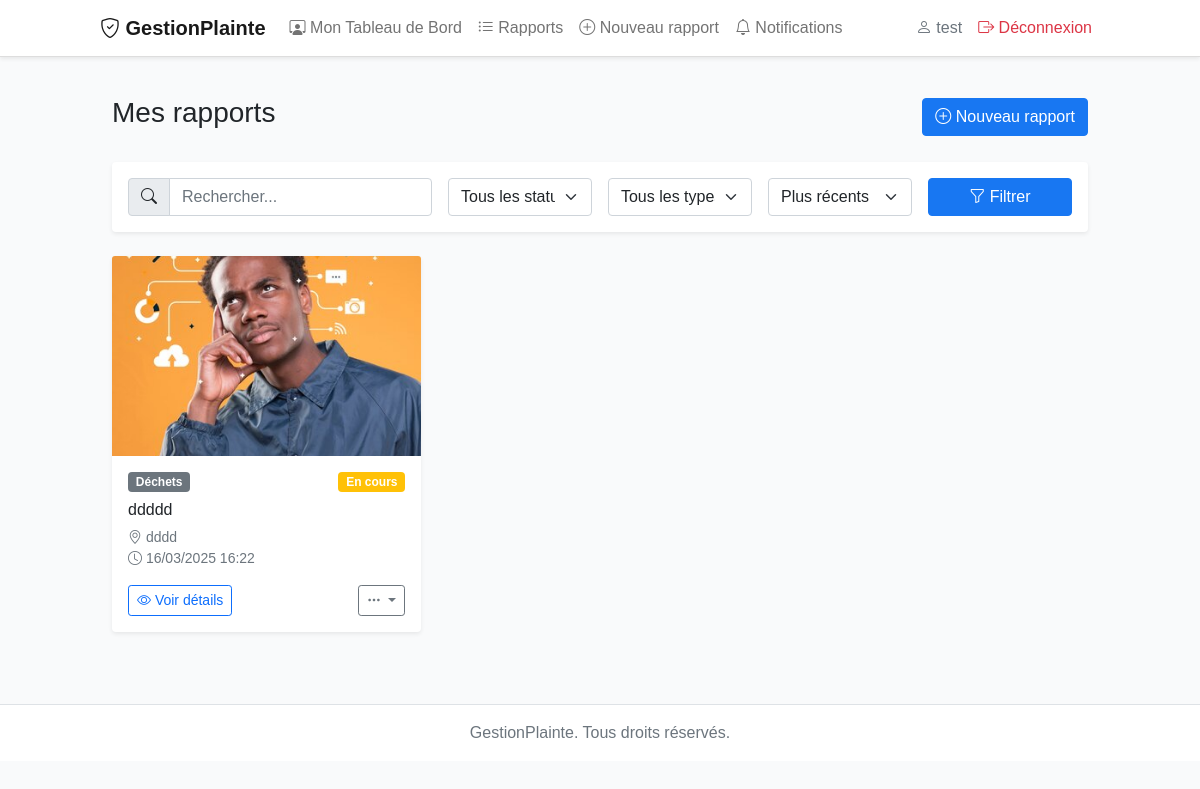
The app's page /reports/ (signed in) with its own data.
### plaintes/models.py (models this page shows, shortened)
class User(AbstractUser):
    ROLES = (
        ('citizen', 'Citoyen'),  # Rôle de citoyen
        ('admin', 'Administrateur'),  # Rôle d'administrateur
        ('moderator', 'Modérateur'),  # Rôle de modérateur
    )
    role = models.CharField(max_length=20, choices=ROLES, default='citizen')
    phone_number = models.CharField(max_length=15, blank=True, null=True)

class Report(models.Model):
    PROBLEM_TYPES = (
        ('waste', 'Déchets'),  # Problèmes liés aux déchets
        ('road', 'Routes endommagées'),  # Problèmes de routes
        ('water', 'Coupures d\'eau'),  # Problèmes d'approvisionnement en eau
        ('electricity', 'Problèmes électriques'),  # Problèmes d'électricité
        ('other', 'Autres'),  # Autres types de problèmes
    )
    STATUS_CHOICES = (
        ('received', 'Reçu'),  # Rapport reçu
        ('in_progress', 'En cours'),  # Rapport en cours de traitement
        ('rejected', 'Rejeté'),  # Rapport rejeté
        ('resolved', 'Résolu'),  # Rapport résolu
    )
    user = models.ForeignKey(User, on_delete=models.CASCADE)
    description = models.TextField()
    problem_type = models.CharField(max_length=20, choices=PROBLEM_TYPES, default='other')
    location = models.CharField(max_length=255)
    status = models.CharField(max_length=20, choices=STATUS_CHOICES, default='received')
    created_at = models.DateTimeField(auto_now_add=True)
    updated_at = models.DateTimeField(auto_now=True)
    media = models.FileField(upload_to='reports/', blank=True, null=True)

### plaintes/views.py (the view)
# urls.py: path('reports/', views.report_list, name='report_list'),
@login_required
def report_list(request):
    reports = Report.objects.all()
    if request.user.role != 'admin':
        reports = reports.filter(user=request.user)
    status = request.GET.get('status')
    problem_type = request.GET.get('type')
    search = request.GET.get('search')
    sort = request.GET.get('sort', '-created_at')
    if status:
        reports = reports.filter(status=status)
    if problem_type:
        reports = reports.filter(problem_type=problem_type)
    if search:
        reports = reports.filter(description__icontains=search)
    valid_sort_fields = ['created_at', '-created_at', 'updated_at', '-updated_at', 'status', '-status']
    if sort not in valid_sort_fields:
        sort = '-created_at'  # Valeur par défaut si le tri est invalide
    reports = reports.order_by(sort)
    paginator = Paginator(reports, 12)
    page = request.GET.get('page')
    reports = paginator.get_page(page)
    context = {
        'reports': reports,
        'current_status': status,
        'current_type': problem_type,
        'current_search': search,
        'current_sort': sort
    }
    return render(request, 'plaintes/report_list.html', context)

### plaintes/templates/plaintes/report_list.html (shortened to what this page needs)
{% extends 'plaintes/pricipal.html' %}
{% load static %}
{% block content %}
<div class="container py-4">
    <div class="row mb-4">
        <div class="col-12">
            <div class="d-flex justify-content-between align-items-center mb-4">
                <h1 class="h3">
                    {% if request.GET.admin %}
                        Liste des rapports
                    {% else %}
                        Mes rapports
                    {% endif %}
                </h1>
                <a href="{% url 'create_report' %}" class="btn btn-primary">
                    <i class="bi bi-plus-circle"></i> Nouveau rapport
                </a>
            </div>
            <div class="card border-0 shadow-sm">
                <div class="card-body">
                    <form method="get" class="row g-3">
                        <div class="col-md-4">
                            <div class="input-group">
                                <span class="input-group-text">
                                    <i class="bi bi-search"></i>
                                </span>
                                <input type="text" name="search" class="form-control" placeholder="Rechercher..." value="{{ search_query }}">
                            </div>
                        </div>
                        <div class="col-md-2">
                            <select name="status" class="form-select">
                                <option value="">Tous les statuts</option>
                            </select>
                        </div>
                        <div class="col-md-2">
                            <select name="type" class="form-select">
                                <option value="">Tous les types</option>
                            </select>
                        </div>
                        <div class="col-md-2">
                            <select name="sort" class="form-select">
                                <option value="newest" {% if sort == 'newest' %}selected{% endif %}>Plus récents</option>
                            </select>
                        </div>
                        <div class="col-md-2">
                            <button type="submit" class="btn btn-primary w-100">
                                <i class="bi bi-funnel"></i> Filtrer
                            </button>
                        </div>
                    </form>
                </div>
            </div>
        </div>
    </div>
    <div class="row">
        {% if reports %}
            {% for report in reports %}
                <div class="col-md-6 col-lg-4 mb-4">
                    <div class="card h-100 border-0 shadow-sm">
                        {% if report.media %}
                            <img src="{{ report.media.url }}" class="card-img-top" alt="Media" style="height: 200px; object-fit: cover;">
                        {% endif %}
                        <div class="card-body">
                            <div class="d-flex justify-content-between align-items-start mb-2">
                                <span class="badge bg-secondary">{{ report.get_problem_type_display }}</span>
                                <span class="badge {% if report.status == 'received' %}bg-info
                                    {% elif report.status == 'in_progress' %}bg-warning
                                    {% elif report.status == 'resolved' %}bg-success
                                    {% else %}bg-danger{% endif %}">
                                    {{ report.get_status_display }}
                                </span>
                            </div>
                            <h5 class="card-title text-truncate">{{ report.description|truncatechars:50 }}</h5>
                            <p class="card-text small text-muted mb-3">
                                <i class="bi bi-geo-alt"></i> {{ report.location }}<br>
                                <i class="bi bi-clock"></i> {{ report.created_at|date:"d/m/Y H:i" }}
                            </p>
                            <div class="d-flex justify-content-between align-items-center">
                                <a href="{% url 'report_detail' report.id %}" class="btn btn-outline-primary btn-sm">
                                    <i class="bi bi-eye"></i> Voir détails
                                </a>
                                {% if request.GET.admin or report.user == user %}
                                    <div class="dropdown">
                                        <button class="btn btn-outline-secondary btn-sm dropdown-toggle" type="button" data-bs-toggle="dropdown">
                                            <i class="bi bi-three-dots"></i>
                                        </button>
                                    </div>
                                {% endif %}
                            </div>
                        </div>
                    </div>
                </div>
            {% endfor %}
        {% endif %}
    </div>
</div>
{% endblock %}

### plaintes/templates/plaintes/pricipal.html (shortened to what this page needs)
{% load static %}
<!DOCTYPE html>
<html lang="fr">
<head>
    <link href="https://cdn.jsdelivr.net/npm/bootstrap@5.1.3/dist/css/bootstrap.min.css" rel="stylesheet">
    <link rel="stylesheet" href="https://cdn.jsdelivr.net/npm/bootstrap-icons@1.11.1/font/bootstrap-icons.css">
    <link href="https://cdn.jsdelivr.net/npm/tailwindcss@2.2.19/dist/tailwind.min.css" rel="stylesheet">
    <link rel="stylesheet" href="{% static 'plaintes/css/style.css' %}">
</head>
<body class="min-h-screen bg-gray-50">
    <nav style="position: fixed;width: 100%;top:0;z-index: 10" class="navbar navbar-expand-lg navbar-light bg-white shadow-sm">
        <div class="container">
            <a class="navbar-brand font-bold text-blue-600" href="{% url 'home' %}">
                <i class="bi bi-shield-check"></i> GestionPlainte
            </a>
            <div class="collapse navbar-collapse" id="navbarNav">
                <ul class="navbar-nav me-auto">
                    {% if user.is_authenticated %}
                        {% if user.is_staff %}
                            <li class="nav-item">
                                <a class="nav-link" href="{% url 'tableau_de_bord_admin' %}">
                                    <i class="bi bi-speedometer2"></i> Tableau de Bord
                                </a>
                            </li>
                        {% else %}
                            <li class="nav-item">
                                <a class="nav-link" href="{% url 'tableau_de_bord_citoyen' %}">
                                    <i class="bi bi-person-workspace"></i> Mon Tableau de Bord
                                </a>
                            </li>
                        {% endif %}
                        <li class="nav-item">
                            <a class="nav-link" href="{% url 'report_list' %}">
                                <i class="bi bi-list-ul"></i> Rapports
                            </a>
                        </li>
                        <li class="nav-item">
                            <a class="nav-link" href="{% url 'create_report' %}">
                                <i class="bi bi-plus-circle"></i> Nouveau rapport
                            </a>
                        </li>
                        <li class="nav-item">
                            <a class="nav-link position-relative" href="{% url 'notification_list' %}">
                                <i class="bi bi-bell"></i> Notifications
                            </a>
                        </li>
                    {% endif %}
                </ul>
                <ul  class="navbar-nav">
                    {% if user.is_authenticated %}
                        <li class="nav-item">
                            <span class="nav-link text-muted">
                                <i class="bi bi-person"></i> {{ user.username }}
                            </span>
                        </li>
                        <li class="nav-item">
                            <form method="POST" action="{% url 'logout' %}" class="d-inline">
                                <button type="submit" class="nav-link text-danger">
                                    <i class="bi bi-box-arrow-right"></i> Déconnexion
                                </button>
                            </form>
                        </li>
                    {% endif %}
                </ul>
            </div>
        </div>
    </nav>
    <main class="container py-4 mt-5">
        {% block content %}{% endblock %}
    </main>
    <footer class="footer mt-auto py-3 bg-white border-top">
        <div class="container text-center">
            <span class="text-muted">  GestionPlainte. Tous droits réservés.</span>
        </div>
    </footer>
</body>
</html>

### plaintes/static/plaintes/css/style.css (style rules this page uses)
body { background-color: #f0f2f5; font-family: 'Helvetica', sans-serif; }
.navbar { border-bottom: 1px solid #ddd; }
.card { transition: all 0.2s ease-in-out; }
.btn-primary { background-color: #1877f2; border-color: #1877f2; }

### records on screen
User: username "test"
Report: media (picture), problem_type "Déchets", status "En cours", description "ddddd", location "dddd", created_at "16/03/2025 16:22"
